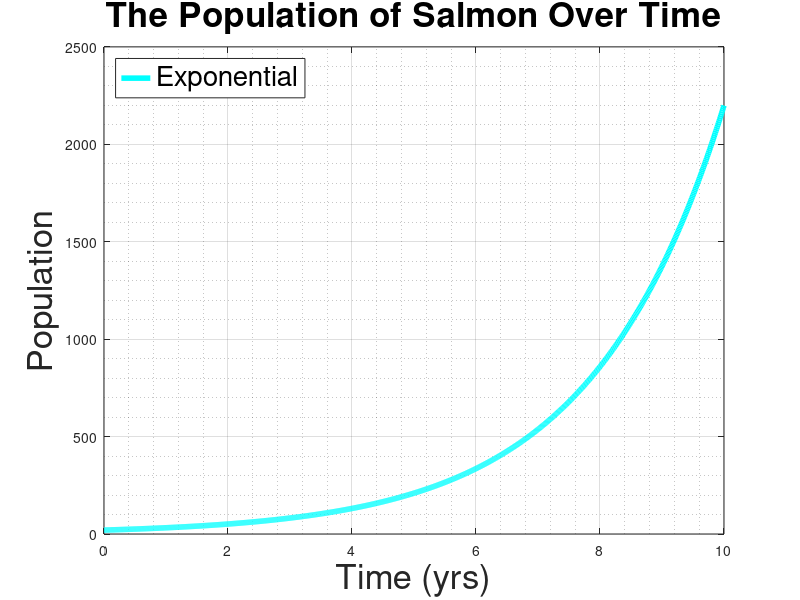

The MATLAB script that drew this image: (Note: this script raises an error after producing the figure.)
% Exponential Decay Model for Fish.

close all
clear
clc

    % N_t = N_0 e^(-kt)

    % dN/dt = r*N_t
N = 20;
r = log(.32*5);
% K = 20000;

t = 0:.01:10;

h = @(t,y)(r.*y(1));
[t, za] = ode45(h,t,N);
% h2 = @(t,y)(r.*y(1).*(1-(y(1)/K)));
% [t,ze] = ode45(h2,t,N);

figure(1)
plot(t,za(:,1),'c','LineWidth',4)
% hold on
% plot(t,ze(:,1),'r')
% hold off
xlabel("Time (yrs)", 'FontSize', 25)
ylabel("Population", 'FontSize', 25)
title("The Population of Salmon Over Time", 'FontSize', 25)
legend('Exponential', 'FontSize', 20, 'Location', 'NorthWest')
grid on
grid minor
ax = gca;
ax.GridAlpha = 1;
ax.MinorGridAlpha = 1;
set(gca,'FontSize',20)
